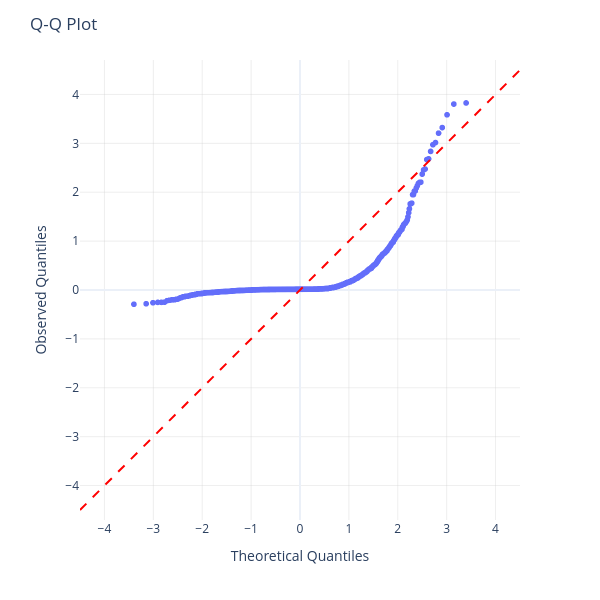
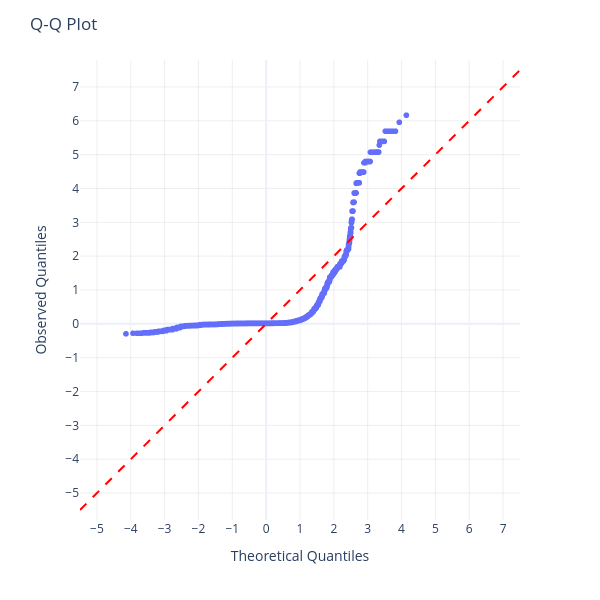

Notebook source saved alongside these figures, in order:
### Code cell
import numpy as np
import plotly.express as px
import scipy.stats as stats

# 1. Vos données (différences de log-probabilités)
data = df_cfr["log prob FT-NT"].values
data = df_br_excl_max["log prob diff"].values

for data in [df_cfr["log prob FT-NT"].values, df_br_excl_max["log prob diff"].values]:
    print(f"Data: mean={data.mean():.2f}, std={data.std():.2f}, n={len(data)}")
    # 2. Calcul des quantiles théoriques et observés
    osm, _ = stats.probplot(data, dist="norm")
    x_theoretical = osm[0]
    y_observed = osm[1]

    # Trouver les limites globales communes pour avoir des axes identiques
    min_val = min(x_theoretical.min(), y_observed.min())
    max_val = max(x_theoretical.max(), y_observed.max())

    # Margins
    axis_min = np.floor(min_val) - 0.5
    axis_max = np.ceil(max_val) + 0.5

    fig = px.scatter(
        x=x_theoretical, 
        y=y_observed, 
        labels={"x": "Theoretical Quantiles", "y": "Observed Quantiles"}
    )

    # Ref line
    fig.add_shape(
        type="line",
        x0=axis_min, y0=axis_min,
        x1=axis_max, y1=axis_max,
        line=dict(color="red", dash="dash", width=2),
    )

    tick_spacing = 1

    fig.update_layout(
        title="Q-Q Plot",
        template="plotly_white",
        width=600,
        height=600, 
        
        xaxis=dict(
            range=[axis_min, axis_max],
            tickmode='linear',
            tick0=0,
            dtick=tick_spacing,
            gridcolor='rgba(200, 200, 200, 0.3)'
        ),
        
        yaxis=dict(
            range=[axis_min, axis_max],
            scaleanchor="x",
            scaleratio=1,
            tickmode='linear',
            tick0=0,
            dtick=tick_spacing,
            gridcolor='rgba(200, 200, 200, 0.3)'
        )
    )

    fig.show()

# Q-Q measures
# Left from mean there is no tail. 
# Right from mean it's a ehavier than gaussian - bigger win than gaussians

### Figure 1 — Plotly figure (JSON) as saved in the notebook; plotly's stock layout.template omitted (floating-point values rounded to 4 significant figures; data arrays with more than 128 entries replaced by an {"elided": "..."} marker saying what was removed)
{"data": [{"hovertemplate": "Theoretical Quantiles=%{x}<br>Observed Quantiles=%{y}<extra></extra>", "legendgroup": "", "marker": {"color": "#636efa", "symbol": "circle"}, "mode": "markers", "name": "", "showlegend": false, "type": "scattergl", "x": {"elided": "2037 float values"}, "xaxis": "x", "y": {"elided": "2037 float values"}, "yaxis": "y"}], "layout": {"height": 600, "legend": {"tracegroupgap": 0}, "margin": {"t": 60}, "shapes": [{"line": {"color": "red", "dash": "dash", "width": 2}, "type": "line", "x0": -4.5, "x1": 4.5, "y0": -4.5, "y1": 4.5}], "title": {"text": "Q-Q Plot"}, "width": 600, "xaxis": {"anchor": "y", "domain": [0, 1], "dtick": 1, "gridcolor": "rgba(200, 200, 200, 0.3)", "range": [-4.5, 4.5], "tick0": 0, "tickmode": "linear", "title": {"text": "Theoretical Quantiles"}}, "yaxis": {"anchor": "x", "domain": [0, 1], "dtick": 1, "gridcolor": "rgba(200, 200, 200, 0.3)", "range": [-4.5, 4.5], "scaleanchor": "x", "scaleratio": 1, "tick0": 0, "tickmode": "linear", "title": {"text": "Observed Quantiles"}}}}

### Figure 2 — Plotly figure (JSON) as saved in the notebook; plotly's stock layout.template omitted (floating-point values rounded to 4 significant figures; data arrays with more than 128 entries replaced by an {"elided": "..."} marker saying what was removed)
{"data": [{"hovertemplate": "Theoretical Quantiles=%{x}<br>Observed Quantiles=%{y}<extra></extra>", "legendgroup": "", "marker": {"color": "#636efa", "symbol": "circle"}, "mode": "markers", "name": "", "showlegend": false, "type": "scattergl", "x": {"elided": "40269 float values"}, "xaxis": "x", "y": {"elided": "40269 float values"}, "yaxis": "y"}], "layout": {"height": 600, "legend": {"tracegroupgap": 0}, "margin": {"t": 60}, "shapes": [{"line": {"color": "red", "dash": "dash", "width": 2}, "type": "line", "x0": -5.5, "x1": 7.5, "y0": -5.5, "y1": 7.5}], "title": {"text": "Q-Q Plot"}, "width": 600, "xaxis": {"anchor": "y", "domain": [0, 1], "dtick": 1, "gridcolor": "rgba(200, 200, 200, 0.3)", "range": [-5.5, 7.5], "tick0": 0, "tickmode": "linear", "title": {"text": "Theoretical Quantiles"}}, "yaxis": {"anchor": "x", "domain": [0, 1], "dtick": 1, "gridcolor": "rgba(200, 200, 200, 0.3)", "range": [-5.5, 7.5], "scaleanchor": "x", "scaleratio": 1, "tick0": 0, "tickmode": "linear", "title": {"text": "Observed Quantiles"}}}}
